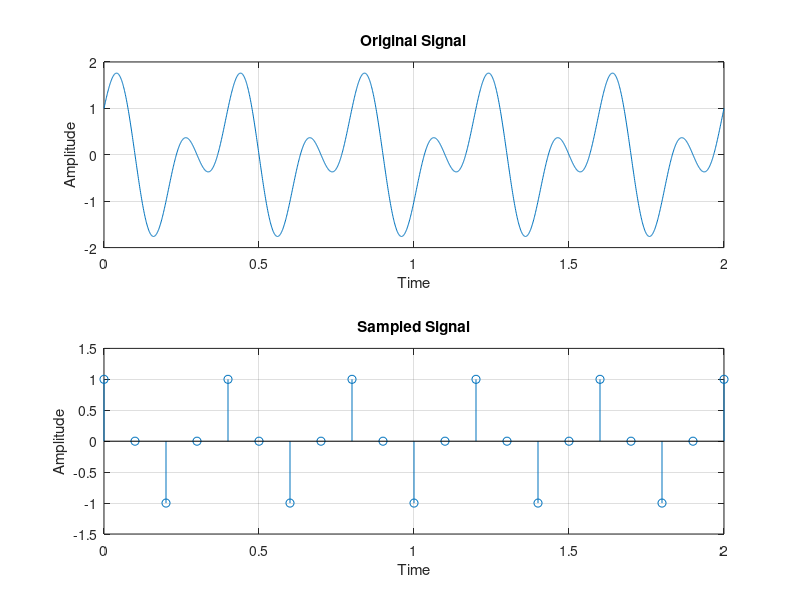

Write MATLAB code to recreate this figure.
t_fine = 0:0.001:2; 
x_t = cos(5*pi*t_fine)+sin(10*pi*t_fine);
Ts = 0.1;
t_samples = 0:Ts:2;
x_n = cos(5*pi*t_samples)+sin(10*pi*t_samples);

figure;
subplot(2,1,1);
plot(t_fine, x_t); 
xlabel('Time'); 
ylabel('Amplitude');
title('Original Signal');
grid on; 

subplot(2,1,2);
stem(t_samples, x_n); 
xlabel('Time'); 
ylabel('Amplitude');
title('Sampled Signal');
grid on; 